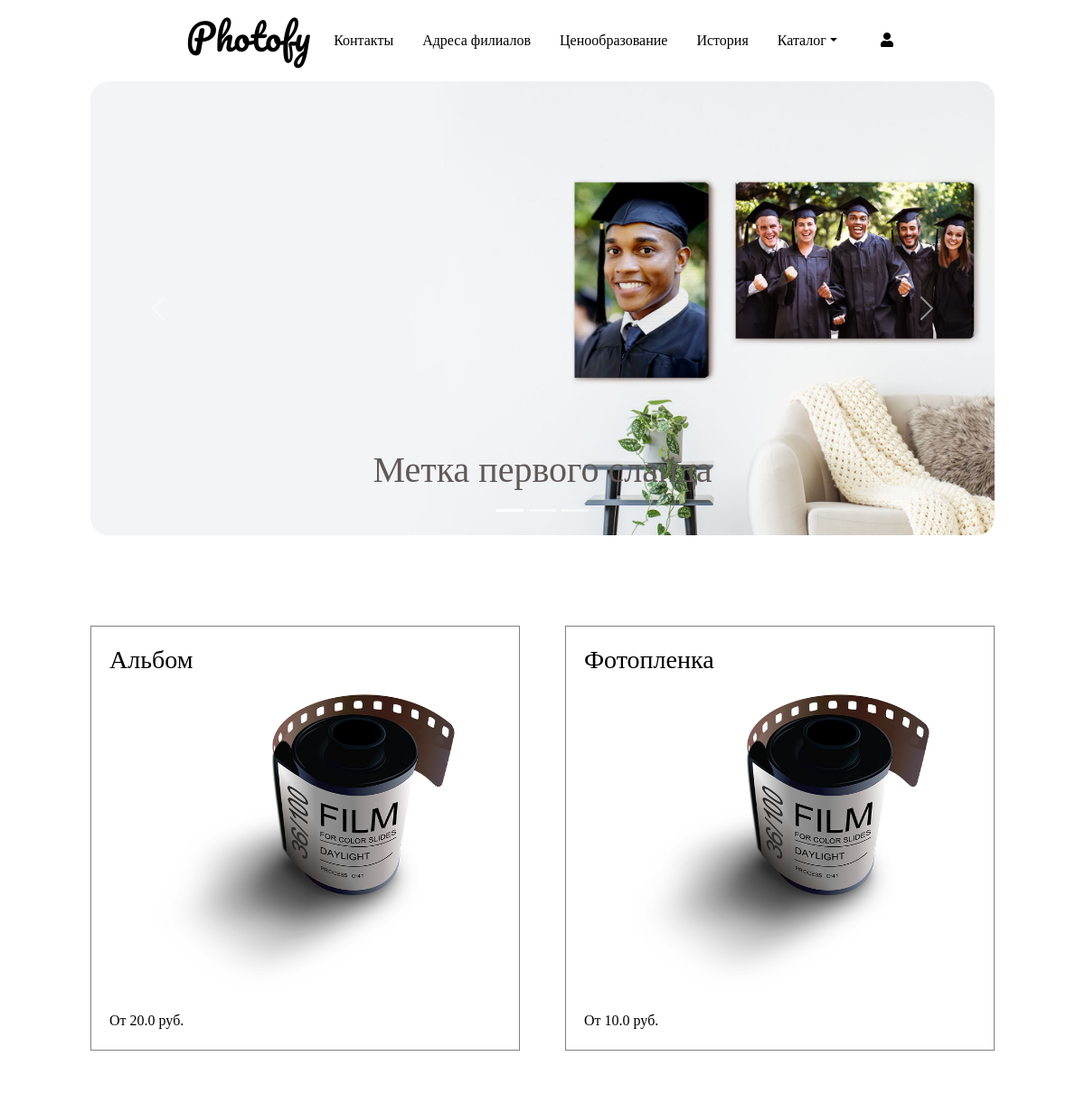
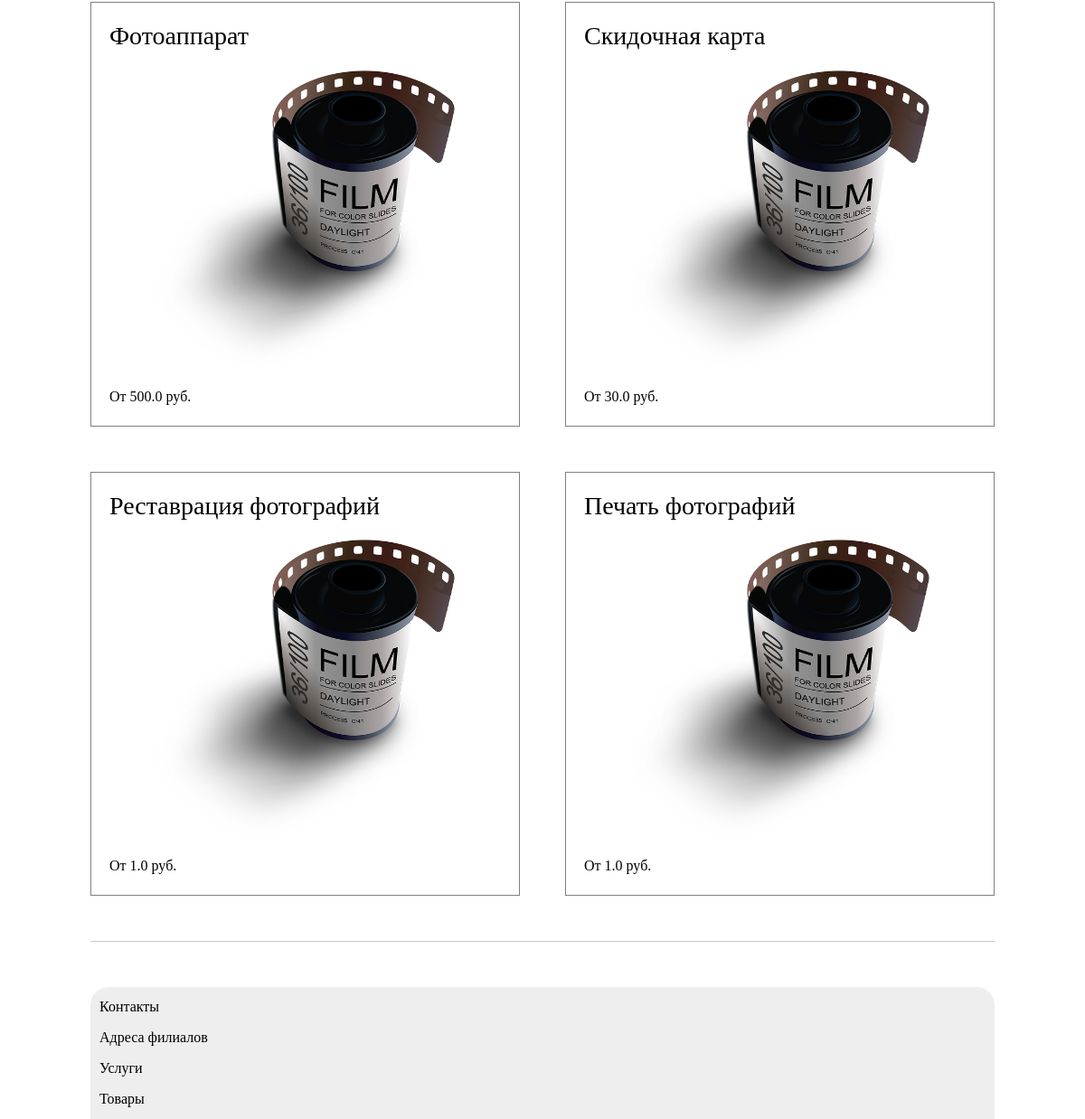
The app's page /home/homepage/ with its own data (2 pictures, top to bottom).
### module1/models.py (models this page shows, shortened)
class Services(models.Model):
    title = models.CharField(verbose_name=_("title"), help_text=_("Required"), max_length=255)
    CHOICES = [
        ('good', 'Goods'),
        ('service', 'Services'),
    ]
    category = models.CharField(max_length=32, choices=CHOICES, default='good')
    description = models.TextField(verbose_name=_("Описание"), help_text=_("Not required"), blank=True)
    image = models.ImageField(verbose_name='image', help_text=_("Upload a product image"), default="photos/photo-roll.png", upload_to="photos/")
    regular_price = models.FloatField(verbose_name=_("Regular price"), help_text=_("Максимально 10 цифр"))
    created_at = models.DateTimeField(_("Created at"), auto_now_add=True, editable=False)
    updated_at = models.DateTimeField(_("Updated at"), auto_now_add=True)
    available = models.IntegerField(blank=True, null=True)
    class Meta:
        ordering = ('-created_at',)
        verbose_name = 'Сервис'
        verbose_name_plural = 'Сервисы'

### module1/views.py (the view)
# urls.py: path('homepage/', mainView.as_view(), name='main'),
class mainView(ListView):
    model = Services
    template_name = './main.html'

### templates/main.html (shortened to what this page needs)
{% extends "base.html" %}
{% load static %}
{% block content %}
    <div class="mycontainer1">
      <div id="carouselExampleCaptions" class="carousel slide" data-bs-ride="carousel">
        <div class="carousel-indicators">
          <button type="button" data-bs-target="#carouselExampleCaptions" data-bs-slide-to="0" class="active" aria-current="true" aria-label="Slide 1"></button>
          <button type="button" data-bs-target="#carouselExampleCaptions" data-bs-slide-to="1" aria-label="Slide 2"></button>
          <button type="button" data-bs-target="#carouselExampleCaptions" data-bs-slide-to="2" aria-label="Slide 3"></button>
        </div>
        <div class="carousel-inner mycarousel">
          <div class="carousel-item active">
            <img src="{% static 'photos/new-banner1.jpg'%}" class="d-block w-100" alt="...">
            <div class="carousel-caption d-none d-md-block">
              <h1>Метка первого слайда</h1>
            </div>
          </div>
        </div>
        <button class="carousel-control-prev" type="button" data-bs-target="#carouselExampleCaptions"  data-bs-slide="prev">
          <span class="carousel-control-prev-icon" aria-hidden="true"></span>
        </button>
        <button class="carousel-control-next" type="button" data-bs-target="#carouselExampleCaptions"  data-bs-slide="next">
          <span class="carousel-control-next-icon" aria-hidden="true"></span>
        </button>
      </div>
    </div>
    <section class="products-section">
      {% for item in object_list %}
      <div class="products-section-item">
        <a href="{% url 'module1:detail' item.id %}">
          <h3 class='products-item-title'>{{ item.title }}</h3>
          <img src="{{ item.image.url }}" alt="" width='330' height='330'>
          <p>От {{ item.regular_price }} руб.</p>
        </a>
      </div>
      {% endfor %}
    </section>
{% endblock content %}

### static/styles/style.css (style rules this page uses)
body { background-color: rgb(206, 204, 204); }
* { font-family: cursive; }
* a { color: black; transition: 1s; }
.mycontainer1 { padding: 0 100px; }
.mycarousel { max-height: 100%; border-radius: 20px; }
.mycarousel h1 { color: rgb(97, 88, 88); }
.products-section { display: grid; grid-template-columns: repeat(auto-fill, minmax(330px,1fr)); grid-auto-rows: auto; grid-gap: 50px; margin: 100px 100px 0px 100px; color: rgb(97, 88, 88); }
.products-section > div { position: relative; text-align: center; background-color: var(--contentBack); border: 1px solid gray; transition: 0.3s; }
.products-section-item a { text-decoration: none; color: black; transition: 1s; }
.products-section-item p, .products-section-item h3 { text-align: left; margin: 20px; justify-content: left; }
.products-item-title { word-wrap: break-word; }

### records on screen
Services: title "Альбом", image (picture), regular_price "20.0"
Services: title "Фотопленка", image (picture), regular_price "10.0"
Services: title "Фотоаппарат", image (picture), regular_price "500.0"
Services: title "Скидочная карта", image (picture), regular_price "30.0"
Services: title "Реставрация фотографий", image (picture), regular_price "1.0"
Services: title "Печать фотографий", image (picture), regular_price "1.0"
